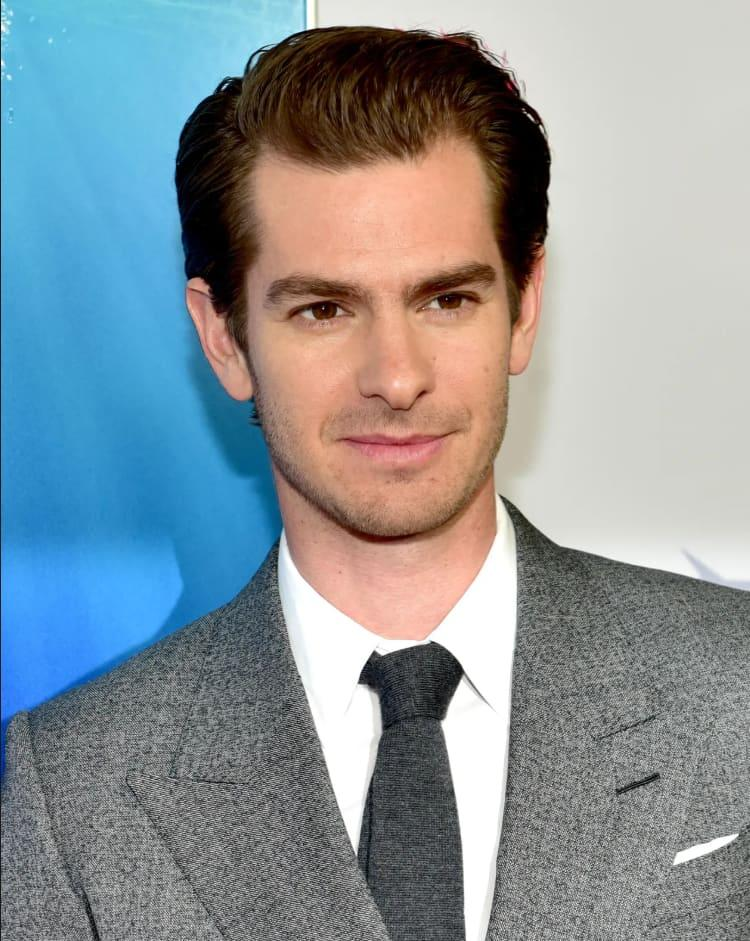
#> input picture face detection tutorial/image.jpg, 750 x 941 px
$ python face_detection.py
#> lines starting #> are read from the running program, lines starting #| are printed output that depends on the picture; after the words box and inside, x2 and y2 are one past the last pixel; in counts of white or black regions, pixels touching at a corner belong together
import cv2
import numpy as np
import matplotlib.pyplot as plt

faceCascade = cv2.CascadeClassifier('haarcascade_frontalface_default.xml')
eyeCascade = cv2.CascadeClassifier('haarcascade_eye.xml')

def detect_face(img):
    faceImg = img.copy()
    faceRec = faceCascade.detectMultiScale(faceImg, scaleFactor=1.2, minNeighbors=5)
    for (x, y, w, h) in faceRec:
        cv2.rectangle(faceImg, (x, y), (x+w, y+h), (255, 255, 255), 10)

    return faceImg

def detect_eyes(img):
    eyeImg = img.copy()
    eyeRec = eyeCascade.detectMultiScale(eyeImg, scaleFactor=1.2, minNeighbors=5)

    for (x, y, w, h) in eyeRec:
        cv2.rectangle(eyeImg, (x, y), (x + w, y + h), (255, 255, 255), 10)

    return eyeImg

img = cv2.imread('image.jpg')
#> img is the input picture: shape (941, 750, 3); mean B, G, R 153.4, 147.9, 137.5
imgCopy1 = img.copy()
imgCopy2 = img.copy()
imgCopy3 = img.copy()

plt.imshow(cv2.cvtColor(img, cv2.COLOR_BGR2RGB))

face = detect_face(imgCopy1)
#> in detect_face, `faceRec = faceCascade.detectMultiScale(faceImg, scaleFactor=1.2, minNe..`: faceRec = [[208, 167, 356, 356]]
#> the loop in detect_face, `for (x, y, w, h) in faceRec:` made 1 pass
#> after the loop in detect_face, `for (x, y, w, h) in faceRec:`:
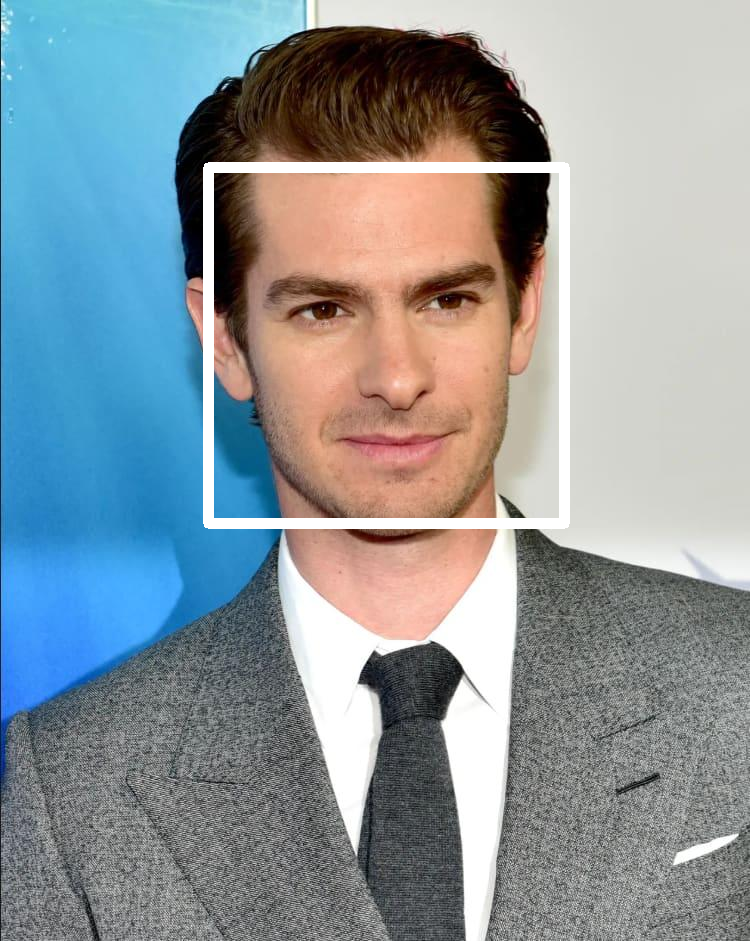
#> faceImg: shape (941, 750, 3); 2.21% of pixels changed, all inside (x1, y1, x2, y2) = (203, 162, 570, 529)
plt.imshow(cv2.cvtColor(face, cv2.COLOR_BGR2RGB))
plt.show()
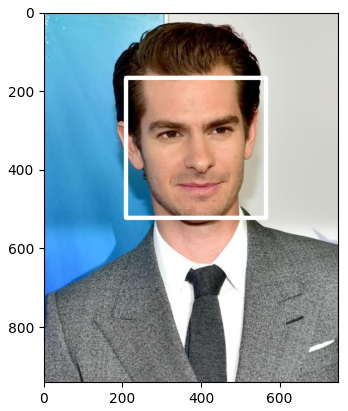
#> figure drawn by matplotlib, 1 panel
cv2.imwrite('face.jpg', face)

eyes = detect_eyes(imgCopy2)
#> in detect_eyes, `eyeRec = eyeCascade.detectMultiScale(eyeImg, scaleFactor=1.2, minNeigh..`: eyeRec = [[283, 273, 73, 73], [407, 266, 69, 69]]
#> the loop in detect_eyes, `for (x, y, w, h) in eyeRec:` made 2 passes
#> after the loop in detect_eyes, `for (x, y, w, h) in eyeRec:`:
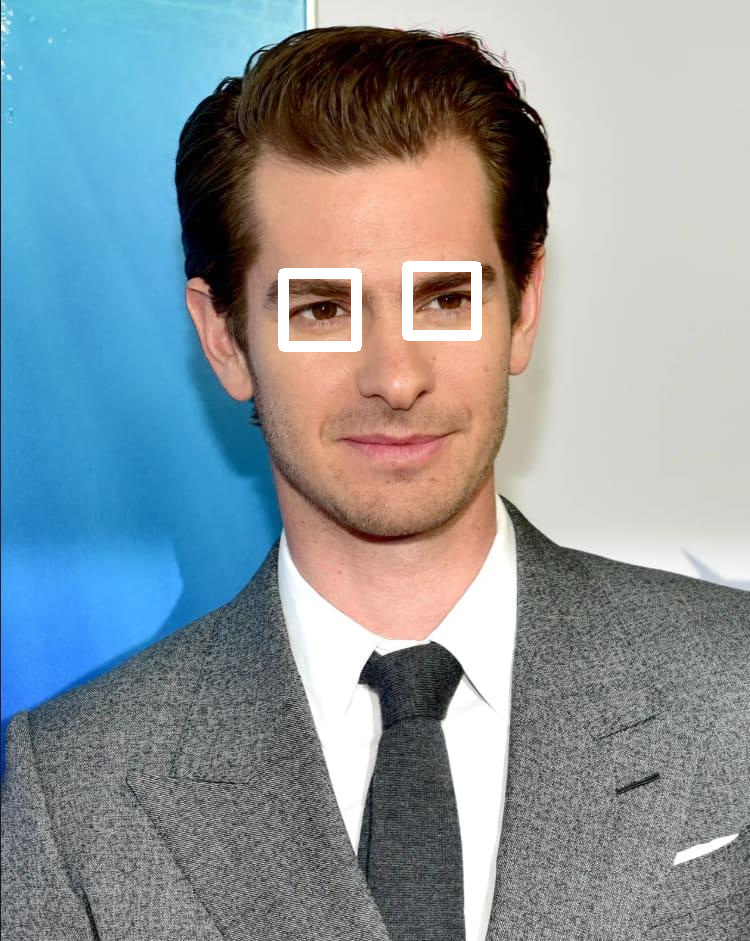
#> eyeImg: shape (941, 750, 3); 0.87% of pixels changed, all inside (x1, y1, x2, y2) = (278, 261, 482, 352)
plt.imshow(cv2.cvtColor(eyes, cv2.COLOR_BGR2RGB))
plt.show()
cv2.imwrite('eyes.jpg', eyes)

temp = detect_face(imgCopy3)
#> the loop in detect_face (call 2), `for (x, y, w, h) in faceRec:` made 1 pass
eyes_face = detect_eyes(temp)
#> the loop in detect_eyes (call 2), `for (x, y, w, h) in eyeRec:` made 2 passes
#> after the loop in detect_eyes (call 2), `for (x, y, w, h) in eyeRec:`:
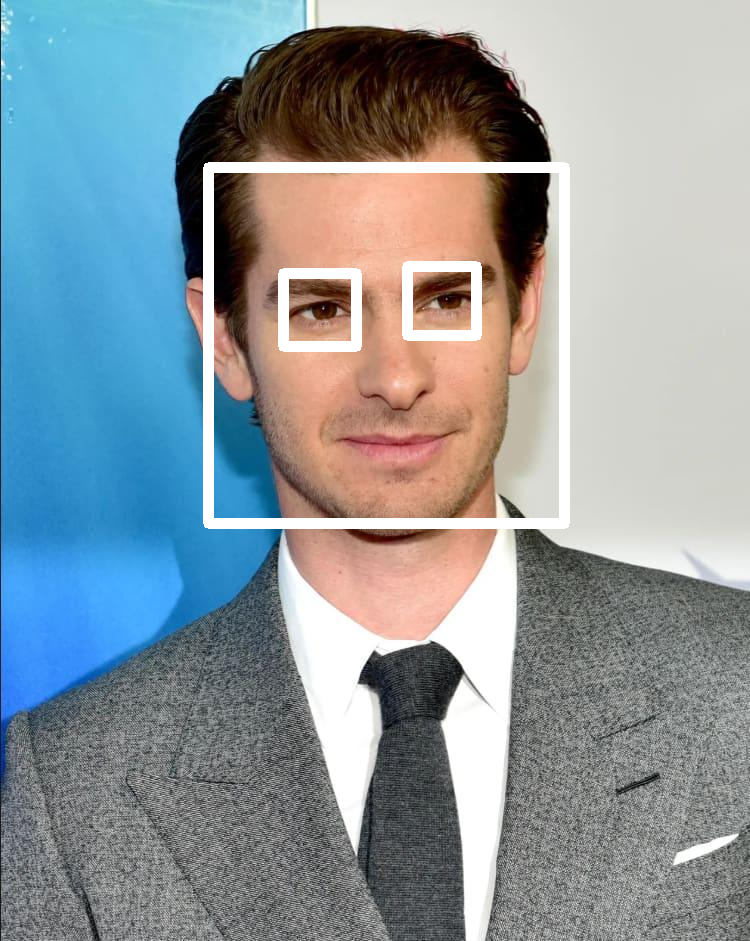
#> eyeImg: shape (941, 750, 3); 0.87% of pixels changed, all inside (x1, y1, x2, y2) = (278, 261, 482, 352)
plt.imshow(cv2.cvtColor(eyes_face, cv2.COLOR_BGR2RGB))
plt.show()
cv2.imwrite('face+eyes.jpg', eyes_face)
